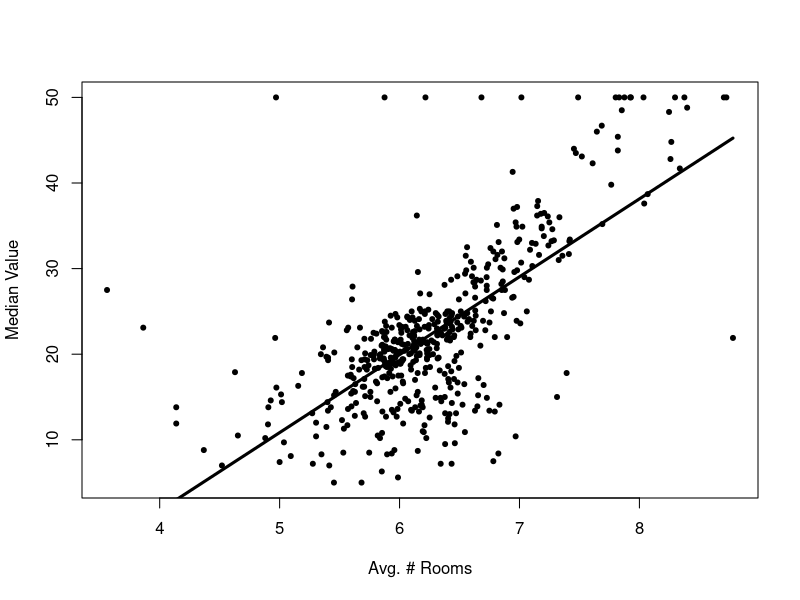
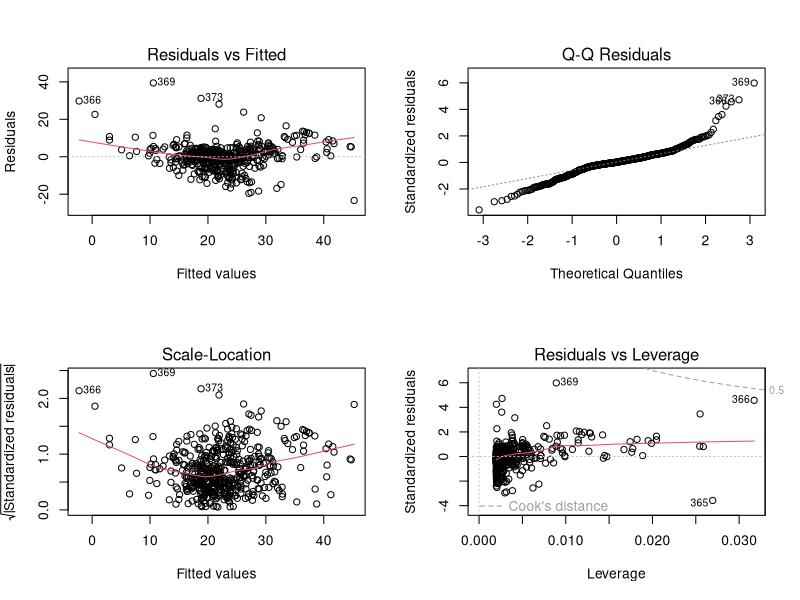
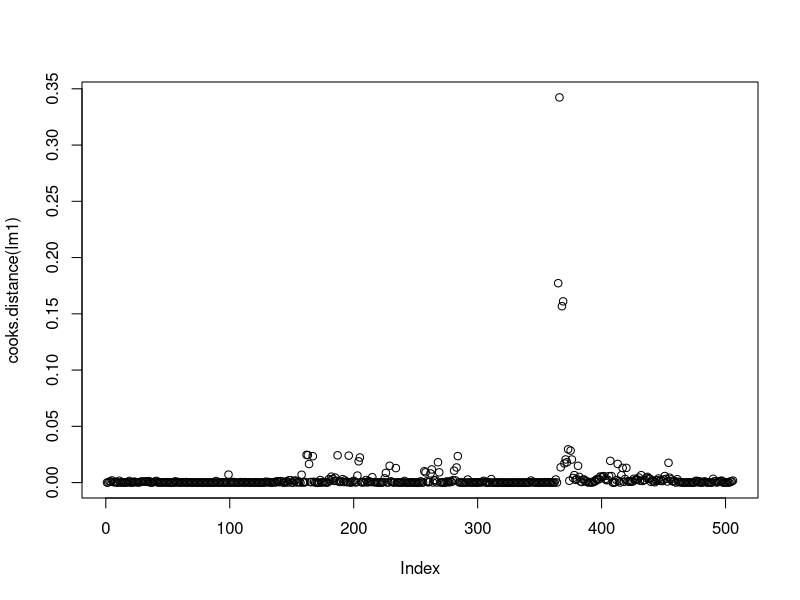
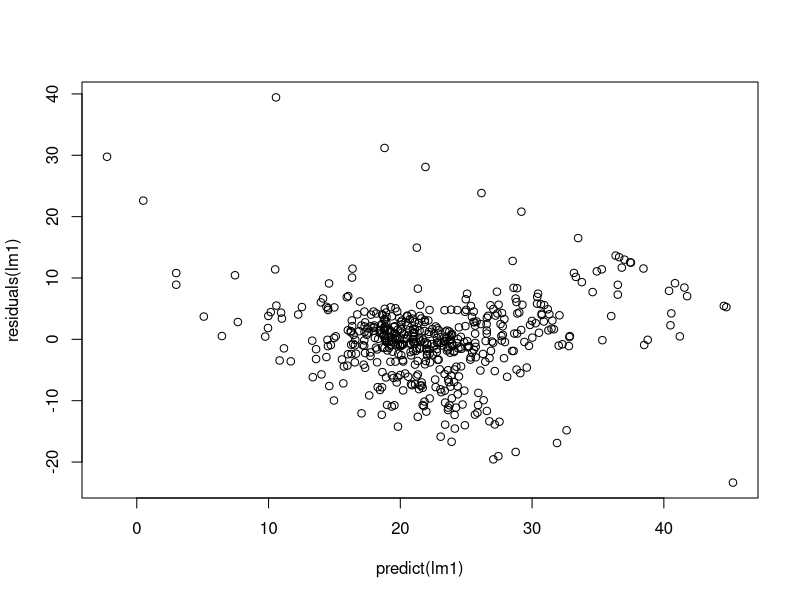
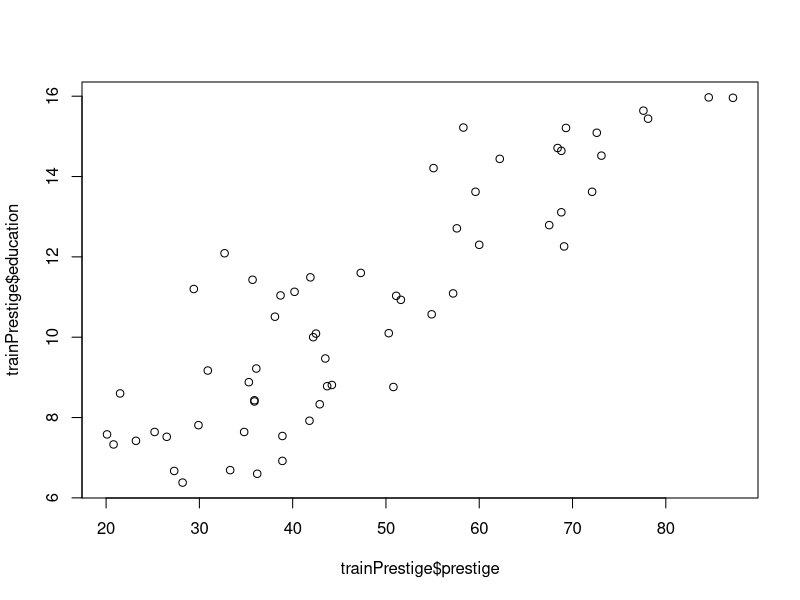
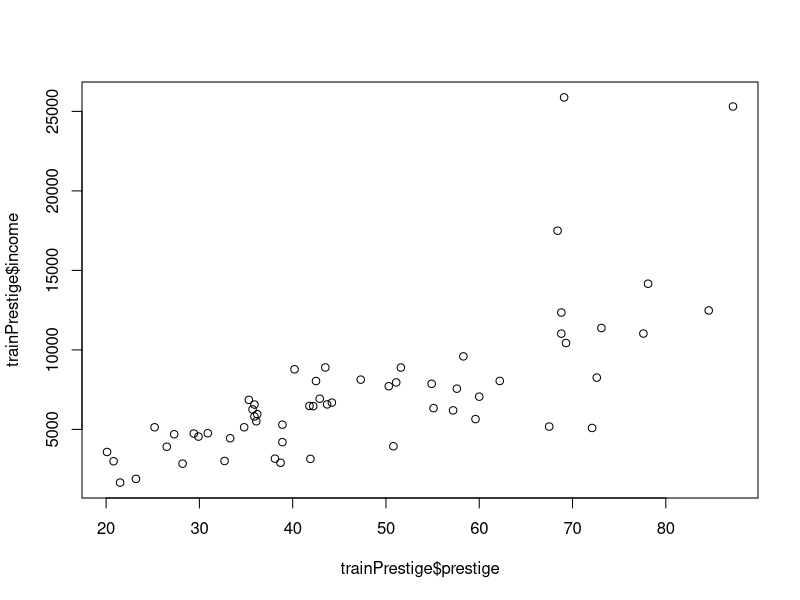
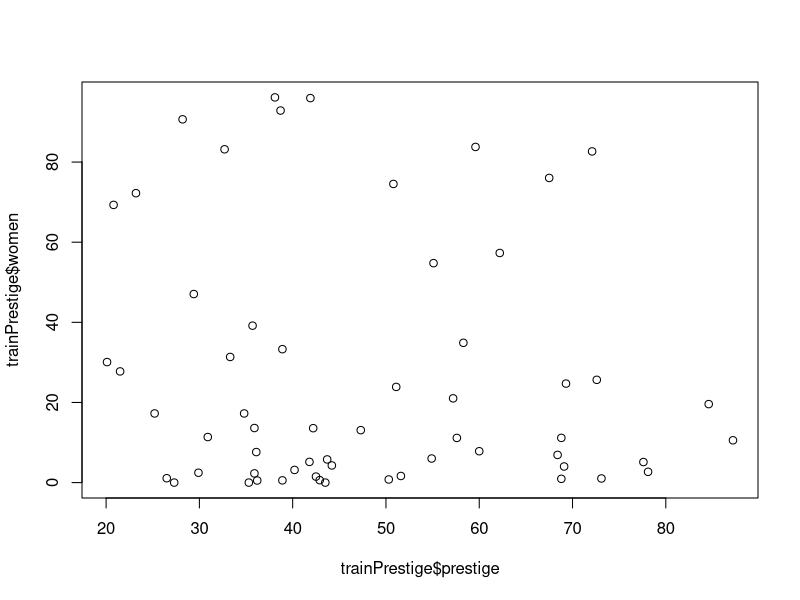
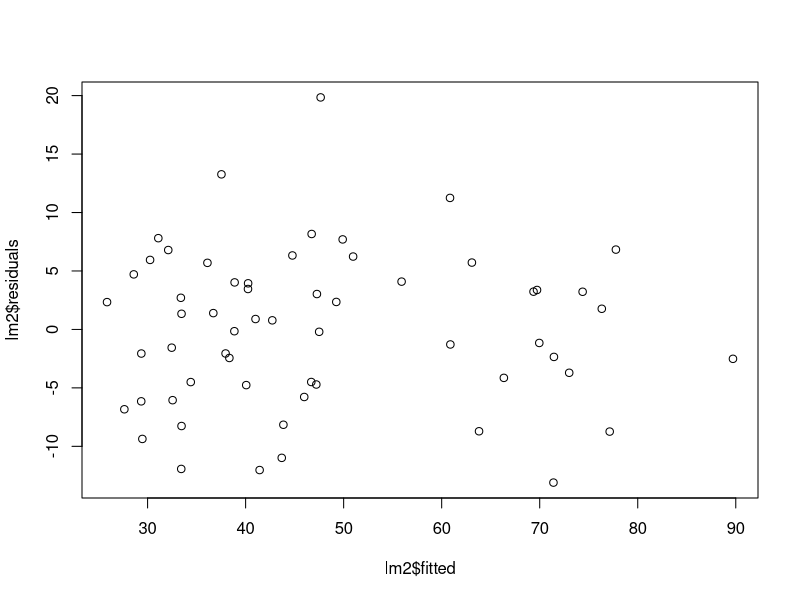

Write the R code that produced these figures, in order. (Note: this script raises an error after producing the figures.)
# File-Name:       Chapter_5.R           
# Date:            2015-10-10                                
# Author:          Daniel D. Gutierrez (daniel@amuletanalytics.com)
# Purpose:         Machine Learning and Data Science: code for Chapter 5 - Regression

# All source code is copyright (c) 2015, under the Simplified BSD License.  
# For more information on FreeBSD see: http://www.opensource.org/licenses/bsd-license.php

# All images and materials produced by this code are licensed under the Creative Commons 
# Attribution-Share Alike 3.0 United States License: http://creativecommons.org/licenses/by-sa/3.0/us/

# All rights reserved.


# ------------------------------------------------------------
# Simple Linear Regression
# ------------------------------------------------------------

library(MASS)

data(Boston)    # 506 obs and 14 variables
names(Boston)   # Show variables  
#[1] "crim"    "zn"      "indus"   "chas"    "nox"     "rm"     
#[7] "age"     "dis"     "rad"     "tax"     "ptratio" "black"  
#[13] "lstat"   "medv" 

# Predict median value of owner-occupied homes base on average
# number of rooms per dwelling
lm1 <- lm(medv~rm, data=Boston)

lm1
#Call:
#  lm(formula = medv ~ rm, data = Boston)
#
#Coefficients:
#  (Intercept)           rm  
#      -34.671        9.102

summary(lm1)  # Show model
#Call:
#  lm(formula = medv ~ rm, data = Boston)
#
#Residuals:
#  Min      1Q  Median      3Q     Max 
#-23.346  -2.547   0.090   2.986  39.433 
#
#Coefficients:
#  Estimate Std. Error t value Pr(>|t|)    
#(Intercept)  -34.671      2.650  -13.08   <2e-16 ***
#  rm             9.102      0.419   21.72   <2e-16 ***
#  ---
#  Signif. codes:  0 '***' 0.001 '**' 0.01 '*' 0.05 '.' 0.1 ' ' 1
#
#Residual standard error: 6.616 on 504 degrees of freedom
#Multiple R-squared:  0.4835,  Adjusted R-squared:  0.4825 
#F-statistic: 471.8 on 1 and 504 DF,  p-value: < 2.2e-16

# Individual components from the model
? summary.lm             # Show help for summary() for lm()

# Display portions of summary

summary(lm1)$coefficients
#              Estimate Std. Error   t value     Pr(>|t|)
#(Intercept) -34.670621  2.6498030 -13.08423 6.950229e-34
#rm            9.102109  0.4190266  21.72203 2.487229e-74

summary(lm1)$residuals
#1            2            3            4            5 
#-1.17574577  -2.17402099   3.97196775   4.37406213   5.81784789 
#6            7            8            9           10 
#4.84406003   2.84874158   5.59240414  -0.08335490  -1.07844155 
#11           12           13           14           15 
#-8.37352820  -1.12395209   2.76830099   0.92217445  -2.61583557 
#16           17           18           19           20 
#1.46891698   3.74960397  -2.35101202   5.20951418   0.74284264

summary(lm1)$fstatistic
#   value    numdf    dendf 
#471.8467   1.0000 504.0000 

summary(lm1)$r.squared
#[1] 0.4835255


summary(lm1)$sigma
#[1] 6.61616

summary(lm1)$coefficients[,2]
#(Intercept)          rm 
#2.6498030   0.4190266 

summary(lm1)$residuals[1:20]
#         1          2          3          4          5          6          7 
#-1.1757458 -2.1740210  3.9719677  4.3740621  5.8178479  4.8440600  2.8487416 
#         8          9         10         11         12         13         14 
# 5.5924041 -0.0833549 -1.0784415 -8.3735282 -1.1239521  2.7683010  0.9221744 
#        15         16         17         18         19         20 
#-2.6158356  1.4689170  3.7496040 -2.3510120  5.2095142  0.7428426 


names(lm1)    # Show all that is calculated by lm()
#[1] "coefficients"  "residuals"     "effects"       "rank"         
#[5] "fitted.values" "assign"        "qr"            "df.residual"  
#[9] "xlevels"       "call"          "terms"         "model"      

# Show fitted values of model
fitted(lm1)
lm1$fitted.values
lm1$fitted

# Show coefficients of model
coef(lm1)
lm1$coefficients
lm1$coef
#(Intercept)          rm 
# -34.670621    9.102109 

# Show residuals of model
resid(lm1)
lm1$residuals
lm1$resid

# Regression line plot
attach(Boston)
plot(rm, medv, pch=20, xlab="Avg. # Rooms", ylab="Median Value")
lines(rm, lm1$fitted, lwd=3)

coef(lm1)[1] + coef(lm1)[2]*6
#(Intercept) 
#   19.94203 

newdata <- data.frame(rm=6)
predict(lm1, newdata)
#1 
#19.94203 

# Diagnostic plots
par(mfrow=c(2,2))
plot(lm1)

# Examine point 366
Boston[366,]   # mdev=27.5 rm=3.561
#crim zn indus chas   nox    rm  age    dis rad tax ptratio
#366 4.55587  0  18.1    0 0.718 3.561 87.9 1.6132  24 666    20.2
#black lstat medv
#366 354.7  7.12 27.5

lm1$fitted[366]    # -2.258
lm1$residuals[366]   # 29.758
summary(lm1)$sigma    # 6.61616 RSE
#[1] 6.61616

# Calculate standardized residual for 366 - should be small!
lm1$residuals[366]/summary(lm1)$sigma   # Divide by RSE (residual standard error)
#      366 
# 4.497777 

par(mfrow=c(1,1))
plot(cooks.distance(lm1))


# Compute residuals from a linear regression fit using residuals()
par(mfrow=c(1,1))
plot(predict(lm1), residuals(lm1))


# -----------------------------------------------------------
# Multiple Linear regression
# -----------------------------------------------------------

install.packages("car")
library(car)
data(Prestige)

summary(Prestige)
#  education          income          women           prestige    
#Min.   : 6.380   Min.   :  611   Min.   : 0.000   Min.   :14.80  
#1st Qu.: 8.445   1st Qu.: 4106   1st Qu.: 3.592   1st Qu.:35.23  
#Median :10.540   Median : 5930   Median :13.600   Median :43.60  
#Mean   :10.738   Mean   : 6798   Mean   :28.979   Mean   :46.83  
#3rd Qu.:12.648   3rd Qu.: 8187   3rd Qu.:52.203   3rd Qu.:59.27  
#Max.   :15.970   Max.   :25879   Max.   :97.510   Max.   :87.20  
#    census       type   
#Min.   :1113   bc  :44  
#1st Qu.:3120   prof:31  
#Median :5135   wc  :23  
#Mean   :5402   NA's: 4  
#3rd Qu.:8312            
#Max.   :9517     

head(Prestige)
#                    education income women prestige census type
#gov.administrators      13.11  12351 11.16     68.8   1113 prof
#general.managers        12.26  25879  4.02     69.1   1130 prof
#accountants             12.77   9271 15.70     63.4   1171 prof
#purchasing.officers     11.42   8865  9.11     56.8   1175 prof
#chemists                14.62   8403 11.68     73.5   2111 prof
#physicists              15.64  11030  5.13     77.6   2113 prof

# Remove observations with prof NA
Prestige_noNA <- na.omit(Prestige)

n <- nrow(Prestige_noNA)  # Number of observations = 102
ntrain <- round(n*0.6)    # 60% for training set
set.seed(333)             # Set seed for reproducible results
tindex <- sample(n, ntrain) # Create an index

trainPrestige <- Prestige_noNA[tindex,]  # Create training set
testPrestige <- Prestige_noNA[-tindex,]  # Create test set

# Exploratory
plot(trainPrestige$prestige, trainPrestige$education) #Trend
plot(trainPrestige$prestige, trainPrestige$income) #No trend
plot(trainPrestige$prestige, trainPrestige$women) #No trend


# Predict prestige
lm2 <- lm(prestige~., data=trainPrestige)
summary(lm2)
#Call:
#  lm(formula = prestige ~ ., data = trainPrestige)
#
#Residuals:
#     Min       1Q   Median       3Q      Max 
#-13.7864  -4.0290   0.8807   4.5369  16.9482 
#
#Coefficients:
#              Estimate Std. Error t value Pr(>|t|)    
#(Intercept) -1.544e+01  9.901e+00  -1.560  0.12492    
#education    4.562e+00  8.320e-01   5.483 1.24e-06 ***
#income       9.607e-04  3.204e-04   2.999  0.00415 ** 
#women        7.252e-03  4.543e-02   0.160  0.87379    
#census       1.031e-03  7.390e-04   1.396  0.16876    
#typeprof     5.981e+00  5.773e+00   1.036  0.30495    
#typewc      -1.137e+00  3.962e+00  -0.287  0.77531    
#---
#Signif. codes:  0 '***' 0.001 '**' 0.01 '*' 0.05 '.' 0.1 ' ' 1
#
#Residual standard error: 7.145 on 52 degrees of freedom
#Multiple R-squared:  0.8406,  Adjusted R-squared:  0.8222 
#F-statistic: 45.71 on 6 and 52 DF,  p-value: < 2.2e-16

# The predicted vs. residual plot confirm a good distribution
plot(lm2$fitted, lm2$residuals)

# Plot by index (row of data set)
# Note: there seems to be NO trend based on row #
plot(lm2$residuals,pch=19)

# Index plot shows no trend
# Use the trained model to predict the output of test set
predict2 <- predict(lm2, newdata=testPrestige)

# 
cor(predict2, testPrestige$prestige)
#[1] 0.9151361

rs <- residuals(lm2)
qqnorm(rs)      # Quantile-quantile plot
qqline(rs)


# Plot predicted vs. actual in test set
# Use type to explore a post mortem of the analysis
plot(testPrestige$prestige,predict2, pch=c(testPrestige$type))
legend('topleft', legend=c("bc", "prof", "wc"), pch=c(1,2,3), bty='o')


# -------------------------------------------------------
# Polynomial Regression
# -------------------------------------------------------

library(MASS)
data(Boston)
names(Boston)

# Scatterplot to show curvilinearity of data
plot(Boston$dis, Boston$nox)


# Fit simple model first
fit_d1 <- lm(nox ~ dis, data=Boston)
summary(fit_d1)

#Call:
#  lm(formula = nox ~ dis, data = Boston)
#
#Residuals:
#  Min       1Q   Median       3Q      Max 
#-0.12239 -0.05212 -0.01257  0.04391  0.23041 

#Coefficients:
#  Estimate Std. Error t value Pr(>|t|)    
#(Intercept)  0.715343   0.006796  105.26   <2e-16 ***
#  dis         -0.042331   0.001566  -27.03   <2e-16 ***
#  ---
#  Signif. codes:  0 '***' 0.001 '**' 0.01 '*' 0.05 '.' 0.1 ' ' 1
#
#Residual standard error: 0.07412 on 504 degrees of freedom
#Multiple R-squared:  0.5917,  Adjusted R-squared:  0.5909 
#F-statistic: 730.4 on 1 and 504 DF,  p-value: < 2.2e-16

plot(Boston$dis, Boston$nox)
lines(Boston$dis, fit_d1$fitted.values, col=2, lwd=3)

# Fit model to predict nox (nitrogen oxides concentration)
# using polynomial degree 2 with dis (distances to emp centers)
fit_d2 <- lm(nox ~ poly(dis, 2, raw=TRUE), data=Boston)
summary(fit_d2)

#Call:
#  lm(formula = nox ~ poly(dis, 2, raw = TRUE), data = Boston)
#
#Residuals:
#  Min        1Q    Median        3Q       Max 
#-0.129559 -0.044514 -0.007753  0.025778  0.201882 
#
#Coefficients:
#  Estimate Std. Error t value Pr(>|t|)    
#(Intercept)                0.843991   0.011196   75.39   <2e-16 ***
#  poly(dis, 2, raw = TRUE)1 -0.111628   0.005320  -20.98   <2e-16 ***
#  poly(dis, 2, raw = TRUE)2  0.007135   0.000530   13.46   <2e-16 ***
#  ---
#  Signif. codes:  0 '***' 0.001 '**' 0.01 '*' 0.05 '.' 0.1 ' ' 1
#
#Residual standard error: 0.06361 on 503 degrees of freedom
#Multiple R-squared:  0.6999,  Adjusted R-squared:  0.6987 
#F-statistic: 586.4 on 2 and 503 DF,  p-value: < 2.2e-16

plot(Boston$dis, Boston$nox)
lines(sort(Boston$dis), fit_d2$fitted.values[order(Boston$dis)], col = 2, lwd = 3)

# Fit model to predict nox (nitrogen oxides concentration)
# using polynomial degree 3 with dis (distances to emp centers)
fit_d3 <- lm(nox ~ poly(dis, 3, raw=TRUE), data=Boston)
summary(fit_d3)

#Call:
#  lm(formula = nox ~ poly(dis, 3, raw = TRUE), data = Boston)
#
#Residuals:
#      Min        1Q    Median        3Q       Max 
#-0.121130 -0.040619 -0.009738  0.023385  0.194904 

#Coefficients:
#  Estimate Std. Error t value Pr(>|t|)    
#(Intercept)                  0.9341281  0.0207076  45.110  < 2e-16 ***
#  poly(dis, 3, raw = TRUE)1 -0.1820817  0.0146973 -12.389  < 2e-16 ***
#  poly(dis, 3, raw = TRUE)2  0.0219277  0.0029329   7.476 3.43e-13 ***
#  poly(dis, 3, raw = TRUE)3 -0.0008850  0.0001727  -5.124 4.27e-07 ***
#  ---
#  Signif. codes:  0 '***' 0.001 '**' 0.01 '*' 0.05 '.' 0.1 ' ' 1
#
#Residual standard error: 0.06207 on 502 degrees of freedom
#Multiple R-squared:  0.7148,  Adjusted R-squared:  0.7131 
#F-statistic: 419.3 on 3 and 502 DF,  p-value: < 2.2e-16

coef(summary(fit_d3))


# The plot of regression fit for polynomial degree 3
plot(Boston$dis, Boston$nox)
lines(sort(Boston$dis), fit_d3$fitted.values[order(Boston$dis)], col = 2, lwd = 3)

# Use ANOVA in order to test the null hypothesis that a model M1
# is sufficient to explain the data.
anova(fit_d1, fit_d2, fit_d3)

#Analysis of Variance Table
#
#Model 1: nox ~ dis
#Model 2: nox ~ poly(dis, 2, raw = TRUE)
#Model 3: nox ~ poly(dis, 3, raw = TRUE)
#  Res.Df    RSS Df Sum of Sq       F    Pr(>F)    
#1    504 2.7686                                   
#2    503 2.0353  1   0.73330 190.329 < 2.2e-16 ***
#3    502 1.9341  1   0.10116  26.255 4.275e-07 ***
#  ---
#  Signif. codes:  0 '***' 0.001 '**' 0.01 '*' 0.05 '.' 0.1 ' ' 1































